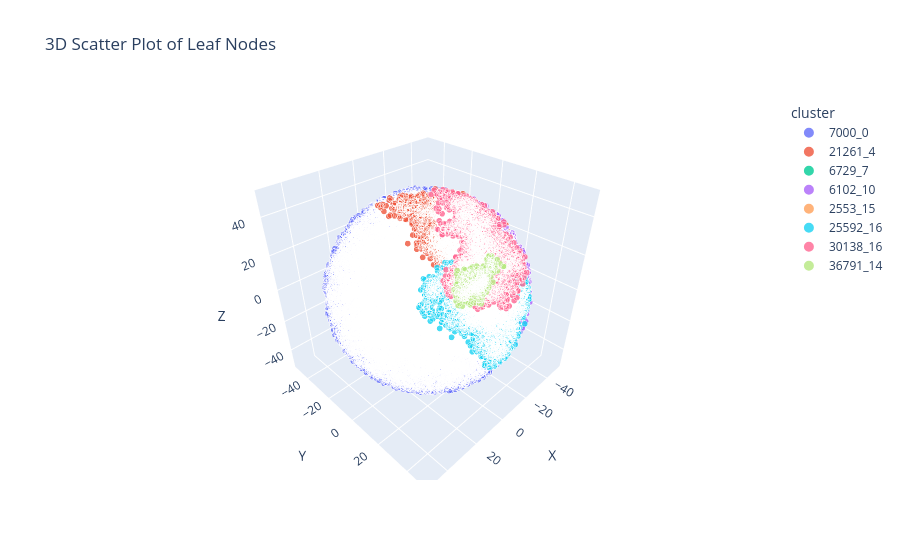

Here is the notebook cell this chart was saved with:
### Markdown cell above
# Plotly 3D plot of clusters

### Code cell
# make a leaf node dataframe
df_leaves = tree_related_ftcs.extract_leaf_nodes(pruned_tree, df)
df_leaves['size'] = 10 

# 3D-Scatter-Plot with Plotly
fig = px.scatter_3d(
    df_leaves, x='x', y='y', z='z', 
    color='cluster',  # colored Cluster
    size='size',
    title='3D Scatter Plot of Leaf Nodes',
    labels={'x': 'X', 'y': 'Y', 'z': 'Z'},
    opacity=0.8,
    size_max=10
)
fig.show()
fig.write_html("3d_scatter_plot.html")

### Figure 1 — Plotly figure (JSON) as saved in the notebook; plotly's stock layout.template omitted (floating-point values rounded to 4 significant figures; data arrays with more than 128 entries replaced by an {"elided": "..."} marker saying what was removed)
{"data": [{"hovertemplate": "cluster=7000_0<br>X=%{x}<br>Y=%{y}<br>Z=%{z}<br>size=%{marker.size}<extra></extra>", "legendgroup": "7000_0", "marker": {"color": "#636efa", "opacity": 0.8, "size": {"elided": "27747 int values"}, "sizemode": "area", "sizeref": 0.1, "symbol": "circle"}, "mode": "markers", "name": "7000_0", "scene": "scene", "showlegend": true, "type": "scatter3d", "x": {"elided": "27747 float values"}, "y": {"elided": "27747 float values"}, "z": {"elided": "27747 float values"}}, {"hovertemplate": "cluster=21261_4<br>X=%{x}<br>Y=%{y}<br>Z=%{z}<br>size=%{marker.size}<extra></extra>", "legendgroup": "21261_4", "marker": {"color": "#EF553B", "opacity": 0.8, "size": {"elided": "2209 int values"}, "sizemode": "area", "sizeref": 0.1, "symbol": "circle"}, "mode": "markers", "name": "21261_4", "scene": "scene", "showlegend": true, "type": "scatter3d", "x": {"elided": "2209 float values"}, "y": {"elided": "2209 float values"}, "z": {"elided": "2209 float values"}}, {"hovertemplate": "cluster=6729_7<br>X=%{x}<br>Y=%{y}<br>Z=%{z}<br>size=%{marker.size}<extra></extra>", "legendgroup": "6729_7", "marker": {"color": "#00cc96", "opacity": 0.8, "size": {"elided": "147 int values"}, "sizemode": "area", "sizeref": 0.1, "symbol": "circle"}, "mode": "markers", "name": "6729_7", "scene": "scene", "showlegend": true, "type": "scatter3d", "x": {"elided": "147 float values"}, "y": {"elided": "147 float values"}, "z": {"elided": "147 float values"}}, {"hovertemplate": "cluster=6102_10<br>X=%{x}<br>Y=%{y}<br>Z=%{z}<br>size=%{marker.size}<extra></extra>", "legendgroup": "6102_10", "marker": {"color": "#ab63fa", "opacity": 0.8, "size": {"elided": "1468 int values"}, "sizemode": "area", "sizeref": 0.1, "symbol": "circle"}, "mode": "markers", "name": "6102_10", "scene": "scene", "showlegend": true, "type": "scatter3d", "x": {"elided": "1468 float values"}, "y": {"elided": "1468 float values"}, "z": {"elided": "1468 float values"}}, {"hovertemplate": "cluster=2553_15<br>X=%{x}<br>Y=%{y}<br>Z=%{z}<br>size=%{marker.size}<extra></extra>", "legendgroup": "2553_15", "marker": {"color": "#FFA15A", "opacity": 0.8, "size": [10, 10, 10, 10, 10, 10, 10, 10, 10, 10, 10, 10, 10, 10, 10, 10, 10, 10, 10, 10, 10, 10, 10, 10, 10, 10, 10, 10, 10, 10, 10, 10, 10, 10, 10, 10, 10, 10, 10, 10, 10, 10, 10, 10, 10, 10], "sizemode": "area", "sizeref": 0.1, "symbol": "circle"}, "mode": "markers", "name": "2553_15", "scene": "scene", "showlegend": true, "type": "scatter3d", "x": [-22.28, -23.1, -23.22, -28.38, -25.58, -24.37, -24.13, -24.44, -24.66, -24.53, -27.49, -23.48, -22.04, -22.42, -20.5, -22.28, -23.66, -24.43, -20.93, -28.45, -24.63, -20.88, -24.29, -22.35, -18.72, -17.79, -20.17, -26.04, -24.34, -22.85, -23.32, -22.95, -22.93, -21.79, -26.29, -22.58, -23.59, -20.4, -17.91, -20.35, -25.63, -22.32, -18.92, -21.16, -27.66, -28.67], "y": [16.74, 15.4, 15.48, 15.57, 14.19, 16.0, 16.46, 16.67, 16.59, 17.42, 15.99, 14.5, 14.01, 18.96, 16.89, 16.31, 11.85, 12.46, 13.74, 14.77, 13.0, 14.3, 14.88, 12.06, 18.96, 18.03, 19.78, 17.53, 15.95, 15.26, 17.69, 17.96, 18.89, 18.87, 19.5, 18.0, 19.45, 16.44, 15.67, 19.35, 14.66, 12.39, 18.61, 22.96, 12.77, 14.08], "z": [11.73, 12.53, 12.6, 13.39, 11.95, 11.52, 11.86, 12.01, 11.58, 11.82, 15.0, 11.45, 11.07, 11.85, 10.31, 9.158, 14.03, 12.22, 15.02, 14.78, 11.99, 15.89, 15.75, 11.53, 14.02, 13.33, 13.53, 10.19, 9.81, 5.791, 14.86, 12.18, 12.54, 12.86, 15.14, 14.05, 14.3, 16.49, 12.95, 15.89, 10.41, 9.297, 11.59, 12.64, 11.72, 11.91]}, {"hovertemplate": "cluster=25592_16<br>X=%{x}<br>Y=%{y}<br>Z=%{z}<br>size=%{marker.size}<extra></extra>", "legendgroup": "25592_16", "marker": {"color": "#19d3f3", "opacity": 0.8, "size": {"elided": "4041 int values"}, "sizemode": "area", "sizeref": 0.1, "symbol": "circle"}, "mode": "markers", "name": "25592_16", "scene": "scene", "showlegend": true, "type": "scatter3d", "x": {"elided": "4041 float values"}, "y": {"elided": "4041 float values"}, "z": {"elided": "4041 float values"}}, {"hovertemplate": "cluster=30138_16<br>X=%{x}<br>Y=%{y}<br>Z=%{z}<br>size=%{marker.size}<extra></extra>", "legendgroup": "30138_16", "marker": {"color": "#FF6692", "opacity": 0.8, "size": {"elided": "1834 int values"}, "sizemode": "area", "sizeref": 0.1, "symbol": "circle"}, "mode": "markers", "name": "30138_16", "scene": "scene", "showlegend": true, "type": "scatter3d", "x": {"elided": "1834 float values"}, "y": {"elided": "1834 float values"}, "z": {"elided": "1834 float values"}}, {"hovertemplate": "cluster=36791_14<br>X=%{x}<br>Y=%{y}<br>Z=%{z}<br>size=%{marker.size}<extra></extra>", "legendgroup": "36791_14", "marker": {"color": "#B6E880", "opacity": 0.8, "size": {"elided": "388 int values"}, "sizemode": "area", "sizeref": 0.1, "symbol": "circle"}, "mode": "markers", "name": "36791_14", "scene": "scene", "showlegend": true, "type": "scatter3d", "x": {"elided": "388 float values"}, "y": {"elided": "388 float values"}, "z": {"elided": "388 float values"}}], "layout": {"legend": {"itemsizing": "constant", "title": {"text": "cluster"}, "tracegroupgap": 0}, "scene": {"domain": {"x": [0, 1], "y": [0, 1]}, "xaxis": {"title": {"text": "X"}}, "yaxis": {"title": {"text": "Y"}}, "zaxis": {"title": {"text": "Z"}}}, "title": {"text": "3D Scatter Plot of Leaf Nodes"}}}
